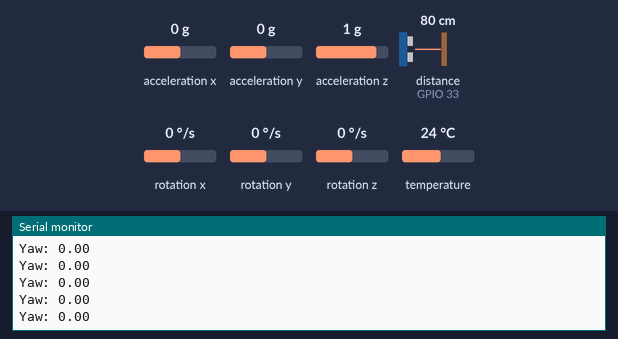
This program was run on a simulated ESP32. On the bench: the last lines printed to the serial monitor. The inputs (shaded band) are chosen by the test bench; at power-on: distance to the obstacle (sensor on GPIO 33) 80 cm, rotation z 0 °/s, acceleration x 0 g, acceleration y 0 g, acceleration z 1 g, rotation x 0 °/s, rotation y 0 °/s, temperature 24 °C.

Above: at 7.3 s.
7.4 s: distance to the obstacle (sensor on GPIO 33) set to 2 cm
8.9 s: rotation z set to -192 °/s
At 9.4 s:
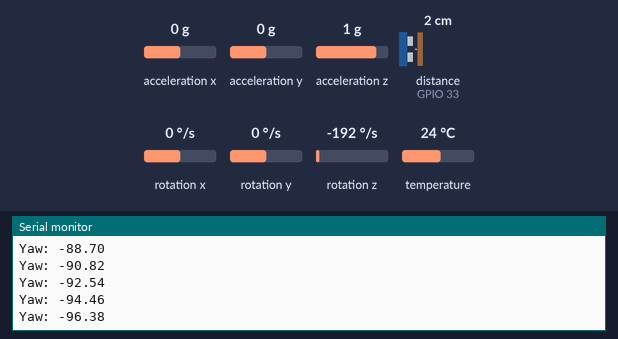
10.4 s: distance to the obstacle (sensor on GPIO 33) set to 4 cm
At 11.2 s:
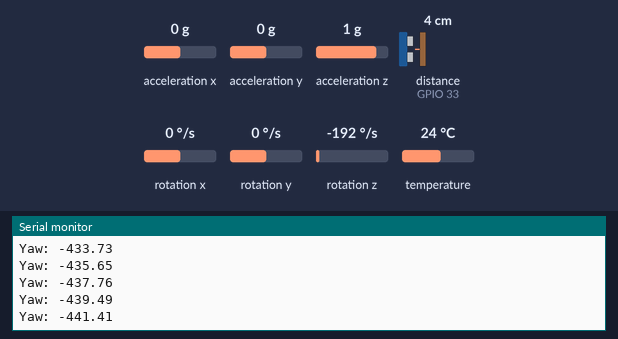
11.9 s: rotation z set to -100 °/s
At 12.9 s:
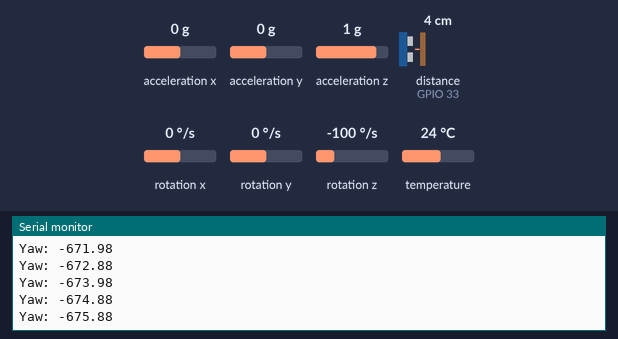
Timing chart, 0 to 14.4 s (numbered marks = the images above; inputs shaded):
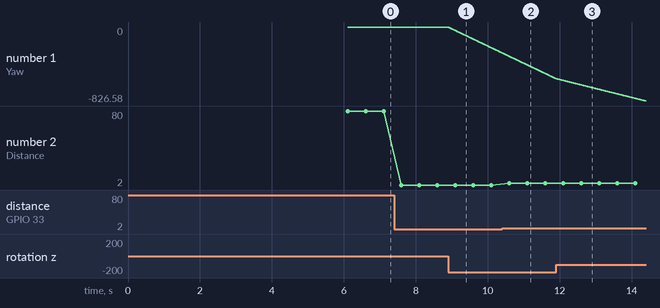

The program:

main.cpp
```cpp
#include <Arduino.h>
#include <Gyroscope6050.h>
#include <HCSR04.h>

// Create gyroscope and ultrasonic sensor objects
Gyroscope6050 gyroscope;
HCSR04 ultrasonic(32, 33);

// Timing variables
unsigned long lastGyroUpdate = 0;
unsigned long lastUltrasonicUpdate = 0;

// Intervals (in milliseconds)
const unsigned long gyroUpdateInterval = 10;       // Update gyroscope every 10 ms
const unsigned long ultrasonicUpdateInterval = 500; // Update ultrasonic every 500 ms

void setup() {
    Serial.begin(115200);
    Wire.begin();

    // Initialize the gyroscope
    if (!gyroscope.initialize()) {
        Serial.println("Failed to initialize gyroscope. Halting...");
        while (1);
    }

    // Calibrate the gyroscope
    gyroscope.calibrate();
}

void loop() {
    unsigned long currentTime = millis();

    // Update the gyroscope frequently
    if (currentTime - lastGyroUpdate >= gyroUpdateInterval) {
        lastGyroUpdate = currentTime;
        gyroscope.update();
        float yaw = gyroscope.getYaw();
        Serial.print("Yaw: ");
        Serial.println(yaw);
    }

    // Update the ultrasonic sensor less frequently
    if (currentTime - lastUltrasonicUpdate >= ultrasonicUpdateInterval) {
        lastUltrasonicUpdate = currentTime;
        float distance = ultrasonic.getDistance();
        Serial.print("Distance: ");
        Serial.println(distance);
    }

    // Perform other tasks here (if needed)
}
```

Measured:
- after the input at 8.9 s, the serial monitor: prints a new line at once (image 1)
- plotted number 1: 0 → -289.15 after the input at 8.9 s
- plotted number 2: 80 → 2 after the input at 7.4 s
